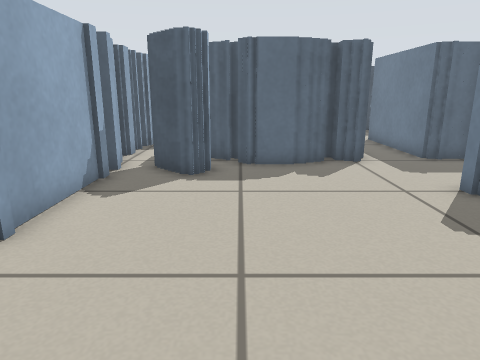
View 1 (above)

16 first-person views from a walk through a world built for the Player/Stage simulator. The camera is 0.57 m above the floor, tilts 14° down and sees 70° across. Floor lines are 1 m apart. The floor is counted in squares, 0.25 m on a side. Each view is taken from the middle of a square. On the plan, view 1 faces up. The plan holds only what a view shows up to about 19 squares ahead; the rest is blank. The place goes on beyond the plan. Robots are left out.

View 2
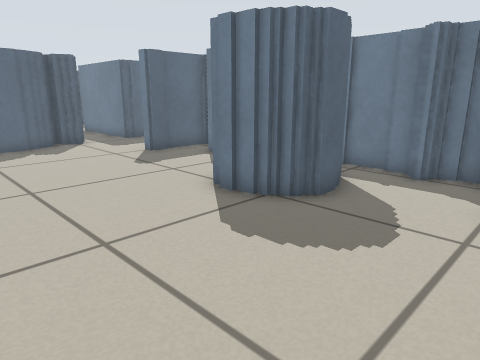

View 3
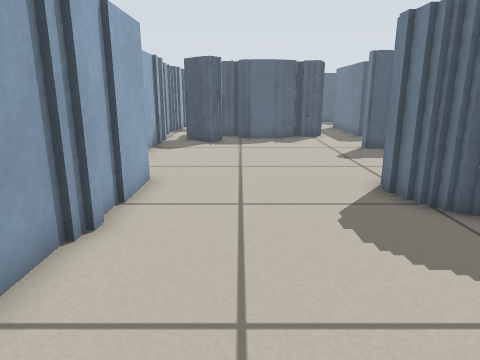

View 4
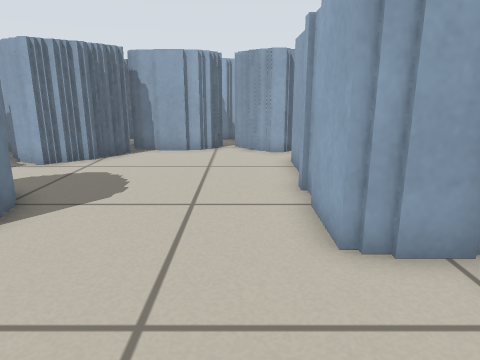

View 5
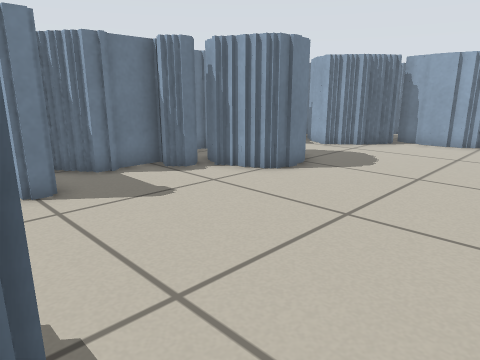

View 6
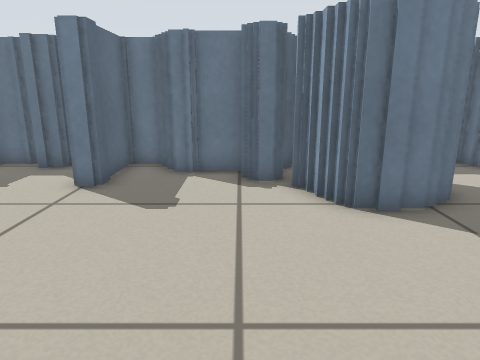

View 7
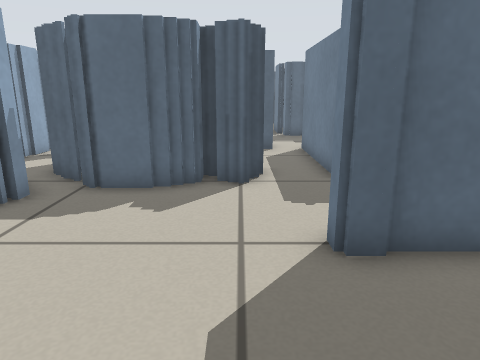

View 8
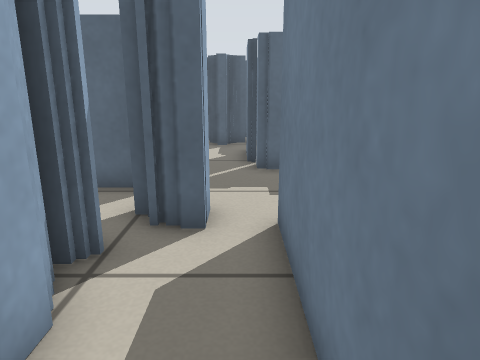

View 9
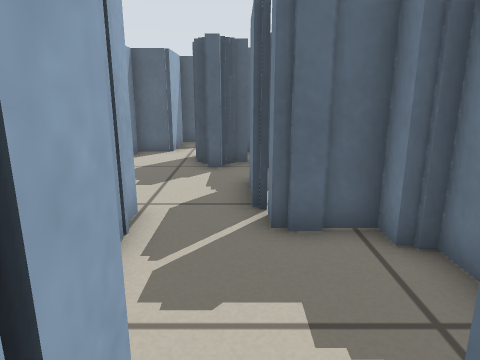

View 10
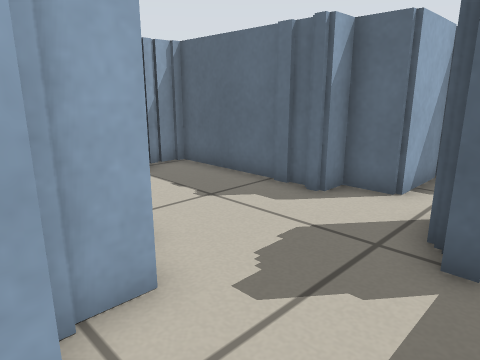

View 11
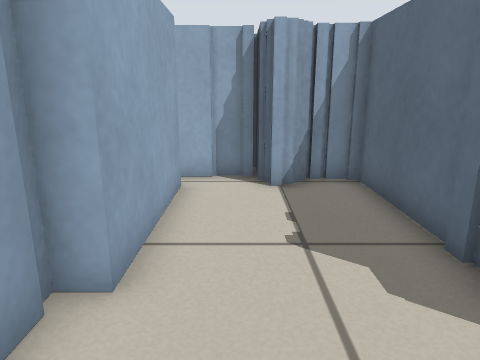

View 12
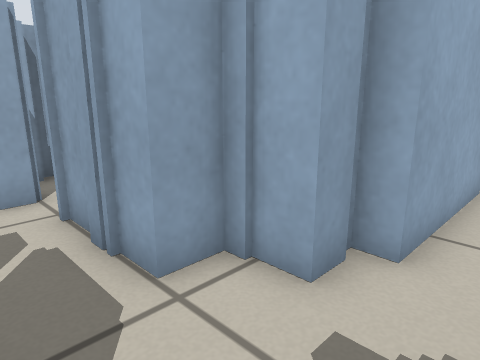

View 13
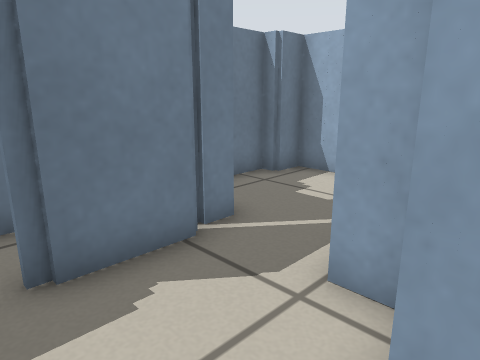

View 14
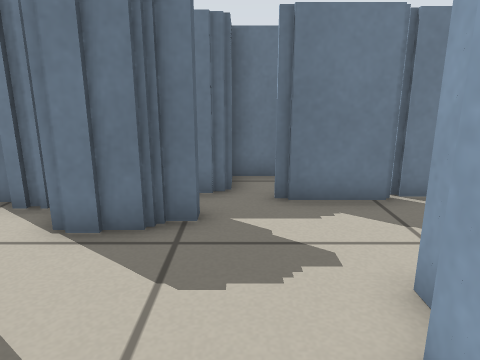

View 15
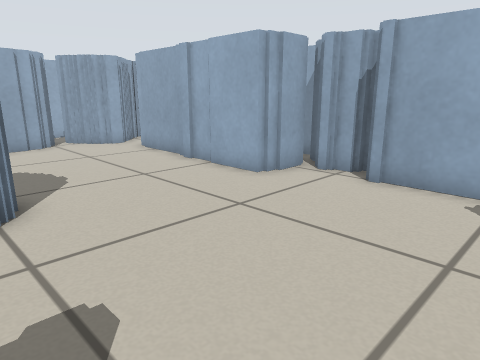

View 16
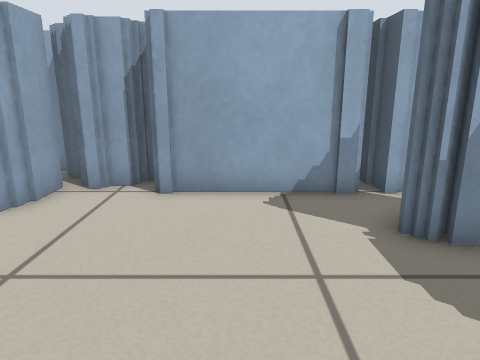

### Floor plan
Key: @ floor where view 1 was taken; # wall or solid block; . floor.
Columns run from 5 left of view 1 to 9 right of it. Each row starts with its distance up from view 1.
 31        ##. #
 30  #######..##
 29 ##........###
 28 ##........#.#
 27 #...........#
 26 #..........##
 25 #########..##
 24         #..##
 23         ##..##
 22         ##.. ##
 21         ##....#
 20          #....#
 19          ##..##
 18          ##.##
 17          #..#
 16          #..#
 15          #..#
 14          #..#
 13      #  ##..#
 12      #####..##
 11  #######.....#
 10 ##.##........#
  9  #...........#
  8  #.........###
  7  #...........##
  6  #..........##
  5 ##..........#
  4 #..........##
  3 ##.........##
  2 ### .....###
  1   # .....# #
  0   # .@...######
 -1   # ......##.##
 -2   #..........##
 -3   #...........#
 -4   #..........##
 -5   #......#####
 -6   #......#
 -7   ##..####
 -8   ######

Where each view was taken, in squares from view 1:
view 1: 0 up, 0 right, facing up
view 2: 5 down, 2 left, facing up-right
view 3: 7 down, 0 right, facing up
view 4: 7 up, 1 left, facing down
view 5: 10 up, 3 left, facing down-right
view 6: 4 up, 3 left, facing right
view 7: 3 up, 4 right, facing up
view 8: 12 up, 6 right, facing up
view 9: 17 up, 6 right, facing up
view 10: 23 up, 6 right, facing up-left
view 11: 27 up, 5 right, facing left
view 12: 27 up, 6 right, facing down-left
view 13: 27 up, 2 right, facing down-right
view 14: 27 up, 1 left, facing right
view 15: 9 up, 5 right, facing down-left
view 16: 7 up, 4 right, facing left
